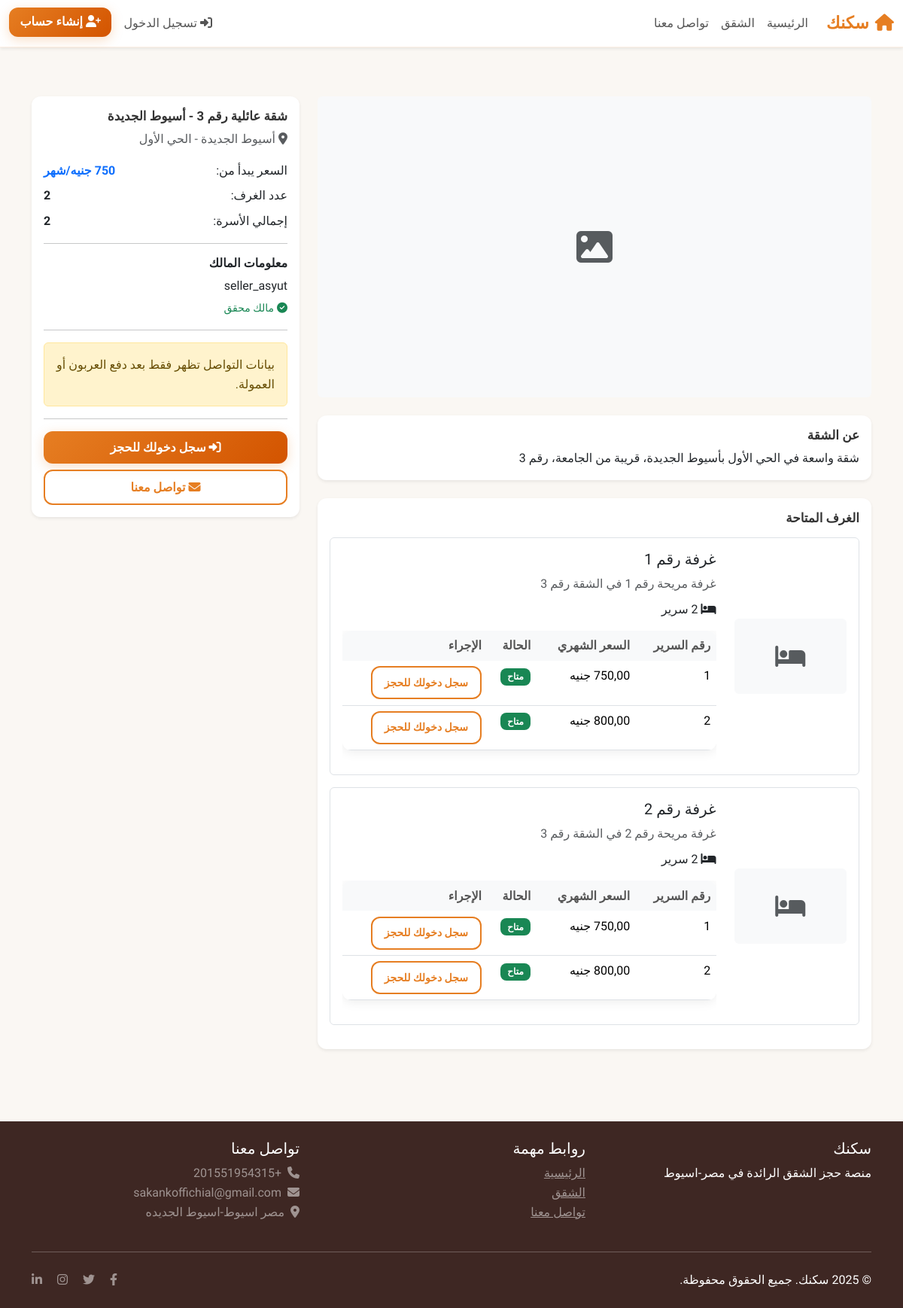
The page /listings/apartment/8/ on the database as committed earlier.
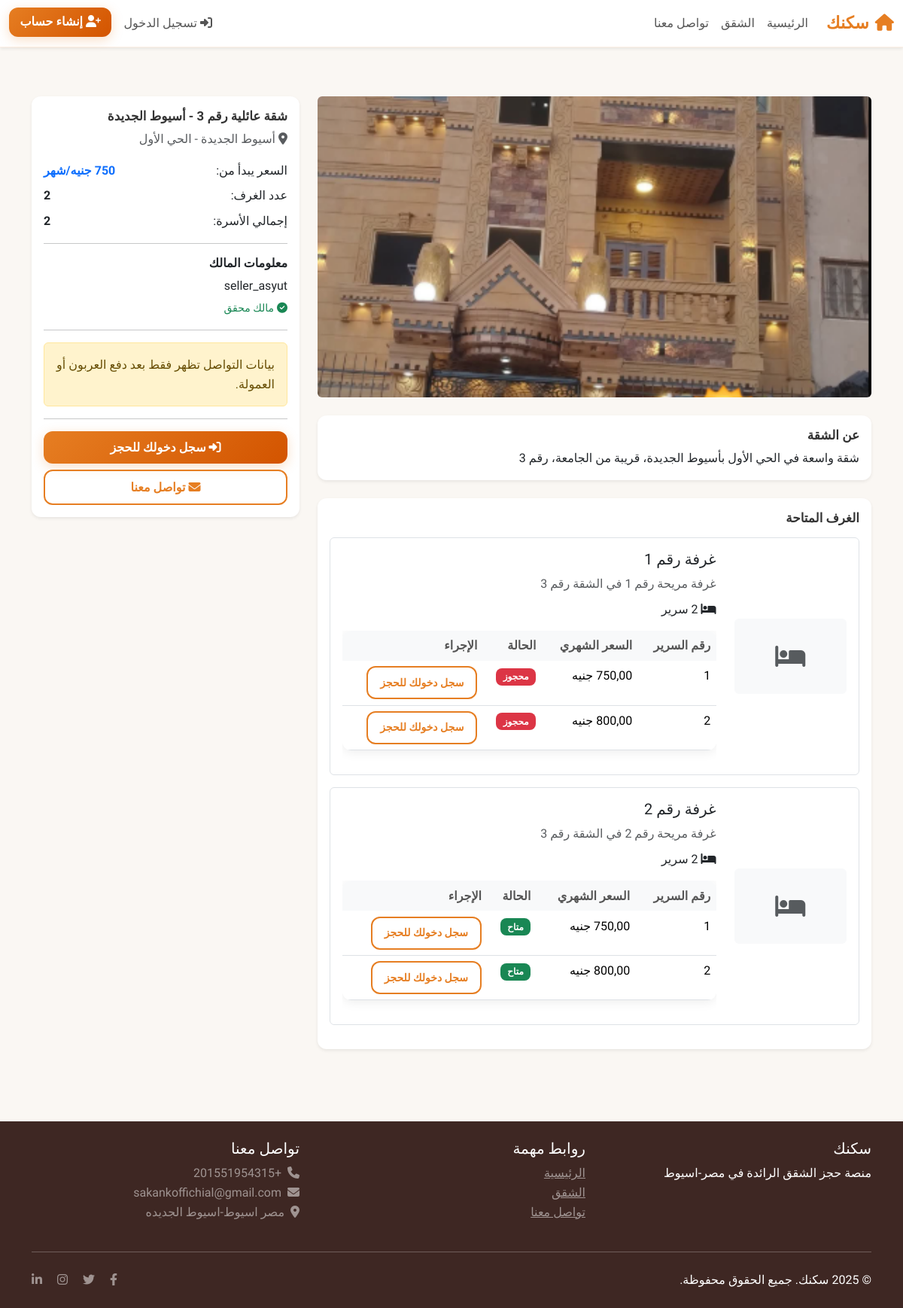
The same page on the database as committed later.
### listings/models.py (models this page shows, shortened)
class Apartment(models.Model):
    name = models.CharField(
        max_length=200,
        verbose_name='اسم الشقة'
    )
    location = models.ForeignKey(
        Location,
        on_delete=models.CASCADE,
        related_name='apartments',
        verbose_name='الموقع'
    )
    description = models.TextField(
        verbose_name='الوصف'
    )
    owner = models.ForeignKey(
        User,
        on_delete=models.CASCADE,
        related_name='apartments',
        verbose_name='المالك'
    )
    main_image = models.ImageField(
        upload_to='apartments/main/',
        verbose_name='الصورة الرئيسية'
    )
    is_active = models.BooleanField(
        default=True,
        verbose_name='نشط'
    )
    created_at = models.DateTimeField(
        auto_now_add=True,
        verbose_name='تاريخ الإنشاء'
    )
    updated_at = models.DateTimeField(
        auto_now=True,
        verbose_name='تاريخ التحديث'
    )
    class Meta:
        verbose_name = 'شقة'
        verbose_name_plural = 'الشقق'
        ordering = ['-created_at']
    def get_min_price(self):
        min_price = self.rooms.aggregate(
            min_price=models.Min('beds__monthly_price')
        )['min_price']
        return min_price or 0

class Location(models.Model):
    name = models.CharField(
        max_length=100,
        unique=True,
        verbose_name='اسم الموقع'
    )
    city = models.CharField(
        max_length=50,
        verbose_name='المدينة'
    )
    is_active = models.BooleanField(
        default=True,
        verbose_name='نشط'
    )
    class Meta:
        verbose_name = 'موقع'
        verbose_name_plural = 'المواقع'
        ordering = ['city', 'name']

class Room(models.Model):
    apartment = models.ForeignKey(
        Apartment,
        on_delete=models.CASCADE,
        related_name='rooms',
        verbose_name='الشقة'
    )
    name = models.CharField(
        max_length=100,
        verbose_name='اسم/رقم الغرفة'
    )
    bed_count = models.PositiveIntegerField(
        verbose_name='عدد الأسرة'
    )
    room_image = models.ImageField(
        upload_to='rooms/',
        blank=True,
        verbose_name='صورة الغرفة'
    )
    description = models.TextField(
        blank=True,
        verbose_name='وصف الغرفة'
    )
    class Meta:
        verbose_name = 'غرفة'
        verbose_name_plural = 'الغرف'
        unique_together = ['apartment', 'name']

class Bed(models.Model):
    STATUS_CHOICES = [
        ('available', 'متاح'),
        ('booked', 'محجوز'),
        ('maintenance', 'صيانة'),
    ]
    room = models.ForeignKey(
        Room,
        on_delete=models.CASCADE,
        related_name='beds',
        verbose_name='الغرفة'
    )
    bed_number = models.CharField(
        max_length=10,
        verbose_name='رقم السرير'
    )
    monthly_price = models.DecimalField(
        max_digits=10,
        decimal_places=2,
        verbose_name='السعر الشهري'
    )
    status = models.CharField(
        max_length=15,
        choices=STATUS_CHOICES,
        default='available',
        verbose_name='الحالة'
    )
    class Meta:
        verbose_name = 'سرير'
        verbose_name_plural = 'الأسرة'
        unique_together = ['room', 'bed_number']
    @property
    def is_available(self):
        return self.status == 'available'

### accounts/models.py (models this page shows, shortened)
class User(AbstractUser):
    USER_TYPE_CHOICES = [
        ('buyer', 'مشتري'),
        ('seller', 'بائع'),
    ]
    user_type = models.CharField(
        max_length=10,
        choices=USER_TYPE_CHOICES,
        default='buyer',
        verbose_name='نوع الحساب'
    )
    phone = models.CharField(
        max_length=15,
        blank=True,
        verbose_name='رقم الهاتف'
    )
    is_verified = models.BooleanField(
        default=False,
        verbose_name='تم التحقق'
    )
    created_at = models.DateTimeField(
        auto_now_add=True,
        verbose_name='تاريخ الإنشاء'
    )
    contract_accepted = models.BooleanField(default=False, verbose_name='تمت الموافقة على العقد')
    contract_accepted_at = models.DateTimeField(null=True, blank=True, verbose_name='تاريخ الموافقة على العقد')
    contract_accepted_ip = models.CharField(max_length=45, null=True, blank=True, verbose_name='IP الموافقة على العقد')
    class Meta:
        verbose_name = 'مستخدم'
        verbose_name_plural = 'المستخدمون'

### listings/views.py (the view, shortened to what this page needs)
# urls.py: path('apartment/<int:pk>/', views.ApartmentDetailView.as_view(), name='apartment_detail'),
class ApartmentDetailView(DetailView):
    model = Apartment
    template_name = 'listings/apartment_detail.html'
    context_object_name = 'apartment'
    def get_queryset(self):
        return Apartment.objects.filter(is_active=True)
    def get_context_data(self, **kwargs):
        context = super().get_context_data(**kwargs)
        apartment = self.get_object()
        context['rooms'] = apartment.rooms.all()
        show_contact = False
        user = self.request.user
        context['show_contact'] = show_contact
        return context

### templates/listings/apartment_detail.html (shortened to what this page needs)
{% extends 'base.html' %}
{% autoescape on %}
{% block content %}
<div class="container my-5">
    <div class="row mb-4">
        <div class="col-lg-4 order-1 order-lg-2">
            <div class="card shadow-sm sticky-top" style="top: 20px;">
                <div class="card-body">
                    <h4 class="card-title">{{ apartment.name }}</h4>
                    <p class="text-muted mb-3">
                        <i class="fas fa-map-marker-alt me-1"></i>{{ apartment.location.name }}
                    </p>
                    <div class="mb-3">
                        <div class="d-flex justify-content-between mb-2">
                            <span>السعر يبدأ من:</span>
                            <strong class="text-primary">{{ apartment.get_min_price }} جنيه/شهر</strong>
                        </div>
                        <div class="d-flex justify-content-between mb-2">
                            <span>عدد الغرف:</span>
                            <strong>{{ apartment.rooms.count }}</strong>
                        </div>
                        <div class="d-flex justify-content-between mb-2">
                            <span>إجمالي الأسرة:</span>
                            <strong>{{ apartment.rooms.all|length }}</strong>
                        </div>
                    </div>
                    <hr>
                    <div class="mb-3">
                        <h6 class="fw-bold">معلومات المالك</h6>
                        <p class="mb-1">{{ apartment.owner.get_full_name|default:apartment.owner.username }}</p>
                        {% if apartment.owner.is_verified %}
                            <small class="text-success">
                                <i class="fas fa-check-circle me-1"></i>مالك محقق
                            </small>
                        {% endif %}
                        <hr>
                        {% if show_contact %}
                            <div class="mb-2">
                                <span><i class="fas fa-phone me-1"></i> {{ apartment.owner.phone }}</span><br>
                                <span><i class="fas fa-envelope me-1"></i> {{ apartment.owner.email }}</span><br>
                            </div>
                        {% else %}
                            <div class="alert alert-warning">
                                بيانات التواصل تظهر فقط بعد دفع العربون أو العمولة.
                            </div>
                        {% endif %}
                    </div>
                    <hr>
                    <div class="d-grid gap-2">
                        {% if user.is_authenticated and user.user_type == 'buyer' %}
                            <a href="#rooms" class="btn btn-primary">
                                <i class="fas fa-calendar-plus me-1"></i>اختر سريرك
                            </a>
                        {% elif not user.is_authenticated %}
                            <a href="{% url 'accounts:login' %}" class="btn btn-primary">
                                <i class="fas fa-sign-in-alt me-1"></i>سجل دخولك للحجز
                            </a>
                        {% endif %}
                        <a href="{% url 'pages:contact' %}" class="btn btn-outline-primary">
                            <i class="fas fa-envelope me-1"></i>تواصل معنا
                        </a>
                    </div>
                </div>
            </div>
        </div>
        <div class="col-lg-8 order-2 order-lg-1">
            <div id="apartmentCarousel" class="carousel slide mb-4" data-bs-ride="carousel">
                <div class="carousel-inner rounded">
                    <div class="carousel-item active">
                        {% if apartment.main_image %}
                            <img src="{{ apartment.main_image.url }}" class="d-block w-100"
                                 style="height: 400px; object-fit: cover;" alt="{{ apartment.name }}">
                        {% else %}
                            <div class="d-block w-100 bg-light d-flex align-items-center justify-content-center"
                                 style="height: 400px;">
                                <i class="fas fa-image fa-3x text-muted"></i>
                            </div>
                        {% endif %}
                    </div>
                </div>
            </div>
            <div class="card shadow-sm mb-4">
                <div class="card-body">
                    <h3 class="card-title">عن الشقة</h3>
                    <p class="card-text">{{ apartment.description }}</p>
                </div>
            </div>
            <div class="card shadow-sm" id="rooms">
                <div class="card-body">
                    <h3 class="card-title mb-3">الغرف المتاحة</h3>
                    {% for room in rooms %}
                        <div class="border rounded p-3 mb-3">
                            <div class="row align-items-center">
                                <div class="col-md-3">
                                    {% if room.room_image %}
                                        <img src="{{ room.room_image.url }}" class="img-fluid rounded"
                                             style="height: 100px; width: 100%; object-fit: cover;" alt="{{ room.name }}">
                                    {% else %}
                                        <div class="bg-light rounded d-flex align-items-center justify-content-center"
                                             style="height: 100px;">
                                            <i class="fas fa-bed fa-2x text-muted"></i>
                                        </div>
                                    {% endif %}
                                </div>
                                <div class="col-md-9">
                                    <h5 class="mb-2">{{ room.name }}</h5>
                                    {% if room.description %}
                                        <p class="text-muted mb-2">{{ room.description }}</p>
                                    {% endif %}
                                    <p class="mb-3">
                                        <i class="fas fa-bed me-1"></i>{{ room.bed_count }} سرير
                                    </p>
                                    <div class="table-responsive">
                                        <table class="table table-sm">
                                            <thead>
                                                <tr>
                                                    <th>رقم السرير</th>
                                                    <th>السعر الشهري</th>
                                                    <th>الحالة</th>
                                                    <th>الإجراء</th>
                                                </tr>
                                            </thead>
                                            <tbody>
                                                {% for bed in room.beds.all %}
                                                    <tr>
                                                        <td>{{ bed.bed_number }}</td>
                                                        <td>{{ bed.monthly_price }} جنيه</td>
                                                        <td>
                                                            {% if bed.status == 'available' %}
                                                                <span class="badge bg-success">متاح</span>
                                                            {% elif bed.status == 'booked' %}
                                                                <span class="badge bg-danger">محجوز</span>
                                                            {% else %}
                                                                <span class="badge bg-warning">صيانة</span>
                                                            {% endif %}
                                                        </td>
                                                        <td>
                                                            {% if bed.is_available and user.is_authenticated and user.user_type == 'buyer' %}
                                                                <a href="{% url 'bookings:book_bed' bed.id %}"
                                                                   class="btn btn-primary btn-sm">
                                                                    <i class="fas fa-calendar-plus me-1"></i>احجز
                                                                </a>
                                                            {% elif not user.is_authenticated %}
                                                                <a href="{% url 'accounts:login' %}"
                                                                   class="btn btn-outline-primary btn-sm">
                                                                    سجل دخولك للحجز
                                                                </a>
                                                            {% else %}
                                                                <span class="text-muted">غير متاح</span>
                                                            {% endif %}
                                                        </td>
                                                    </tr>
                                                {% endfor %}
                                            </tbody>
                                        </table>
                                    </div>
                                </div>
                            </div>
                        </div>
                    {% empty %}
                        <div class="text-center py-4">
                            <i class="fas fa-bed fa-3x text-muted mb-3"></i>
                            <h5 class="text-muted">لا توجد غرف متاحة حالياً</h5>
                        </div>
                    {% endfor %}
                </div>
            </div>
        </div>
    </div>
</div>
{% endblock %}
{% endautoescape %}

Rows that differ between the two databases and show on the page:
changed Apartment "شقة عائلية رقم 3 - أسيوط الجديدة": main_image: picture added
changed Bed (number 1 of 4 on the later page): status "متاح" → "محجوز"
changed Bed (number 2 of 4 on the later page): status "متاح" → "محجوز"
